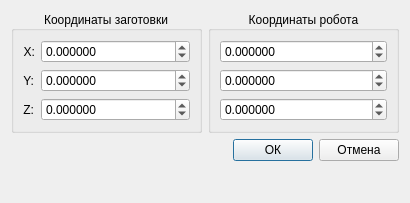
<?xml version="1.0" encoding="UTF-8"?>
<ui version="4.0">
 <class>CAddCalibPointDialog</class>
 <widget class="QDialog" name="CAddCalibPointDialog">
  <property name="geometry">
   <rect>
    <x>0</x>
    <y>0</y>
    <width>410</width>
    <height>203</height>
   </rect>
  </property>
  <property name="windowTitle">
   <string>Точка привязки</string>
  </property>
  <layout class="QVBoxLayout" name="verticalLayout">
   <item>
    <layout class="QHBoxLayout" name="horizontalLayout">
     <item>
      <widget class="QGroupBox" name="gbGlobal">
       <property name="title">
        <string>Координаты заготовки</string>
       </property>
       <property name="alignment">
        <set>Qt::AlignCenter</set>
       </property>
       <layout class="QGridLayout" name="gridLayout">
        <item row="1" column="0">
         <widget class="QLabel" name="labelY">
          <property name="sizePolicy">
           <sizepolicy hsizetype="Maximum" vsizetype="Preferred">
            <horstretch>0</horstretch>
            <verstretch>0</verstretch>
           </sizepolicy>
          </property>
          <property name="text">
           <string>Y:</string>
          </property>
          <property name="alignment">
           <set>Qt::AlignRight|Qt::AlignTrailing|Qt::AlignVCenter</set>
          </property>
         </widget>
        </item>
        <item row="2" column="0">
         <widget class="QLabel" name="labelZ">
          <property name="sizePolicy">
           <sizepolicy hsizetype="Maximum" vsizetype="Preferred">
            <horstretch>0</horstretch>
            <verstretch>0</verstretch>
           </sizepolicy>
          </property>
          <property name="text">
           <string>Z:</string>
          </property>
          <property name="alignment">
           <set>Qt::AlignRight|Qt::AlignTrailing|Qt::AlignVCenter</set>
          </property>
         </widget>
        </item>
        <item row="0" column="0">
         <widget class="QLabel" name="labelX">
          <property name="sizePolicy">
           <sizepolicy hsizetype="Maximum" vsizetype="Preferred">
            <horstretch>0</horstretch>
            <verstretch>0</verstretch>
           </sizepolicy>
          </property>
          <property name="text">
           <string>X:</string>
          </property>
          <property name="alignment">
           <set>Qt::AlignRight|Qt::AlignTrailing|Qt::AlignVCenter</set>
          </property>
         </widget>
        </item>
        <item row="0" column="1">
         <widget class="QDoubleSpinBox" name="dsbGlobalX">
          <property name="decimals">
           <number>6</number>
          </property>
          <property name="minimum">
           <double>-10000.000000000000000</double>
          </property>
          <property name="maximum">
           <double>10000.000000000000000</double>
          </property>
          <property name="singleStep">
           <double>1.000000000000000</double>
          </property>
         </widget>
        </item>
        <item row="1" column="1">
         <widget class="QDoubleSpinBox" name="dsbGlobalY">
          <property name="decimals">
           <number>6</number>
          </property>
          <property name="minimum">
           <double>-10000.000000000000000</double>
          </property>
          <property name="maximum">
           <double>10000.000000000000000</double>
          </property>
          <property name="singleStep">
           <double>1.000000000000000</double>
          </property>
         </widget>
        </item>
        <item row="2" column="1">
         <widget class="QDoubleSpinBox" name="dsbGlobalZ">
          <property name="decimals">
           <number>6</number>
          </property>
          <property name="minimum">
           <double>-10000.000000000000000</double>
          </property>
          <property name="maximum">
           <double>10000.000000000000000</double>
          </property>
          <property name="singleStep">
           <double>1.000000000000000</double>
          </property>
         </widget>
        </item>
       </layout>
      </widget>
     </item>
     <item>
      <widget class="QGroupBox" name="gbBot">
       <property name="title">
        <string>Координаты робота</string>
       </property>
       <property name="alignment">
        <set>Qt::AlignCenter</set>
       </property>
       <layout class="QGridLayout" name="gridLayout_2">
        <item row="0" column="0">
         <widget class="QDoubleSpinBox" name="dsbBotX">
          <property name="decimals">
           <number>6</number>
          </property>
          <property name="minimum">
           <double>-10000.000000000000000</double>
          </property>
          <property name="maximum">
           <double>10000.000000000000000</double>
          </property>
          <property name="singleStep">
           <double>1.000000000000000</double>
          </property>
         </widget>
        </item>
        <item row="1" column="0">
         <widget class="QDoubleSpinBox" name="dsbBotY">
          <property name="decimals">
           <number>6</number>
          </property>
          <property name="minimum">
           <double>-10000.000000000000000</double>
          </property>
          <property name="maximum">
           <double>10000.000000000000000</double>
          </property>
          <property name="singleStep">
           <double>1.000000000000000</double>
          </property>
         </widget>
        </item>
        <item row="2" column="0">
         <widget class="QDoubleSpinBox" name="dsbBotZ">
          <property name="decimals">
           <number>6</number>
          </property>
          <property name="minimum">
           <double>-10000.000000000000000</double>
          </property>
          <property name="maximum">
           <double>10000.000000000000000</double>
          </property>
          <property name="singleStep">
           <double>1.000000000000000</double>
          </property>
         </widget>
        </item>
       </layout>
      </widget>
     </item>
    </layout>
   </item>
   <item>
    <layout class="QHBoxLayout" name="horizontalLayout_3">
     <item>
      <spacer name="horizontalSpacer">
       <property name="orientation">
        <enum>Qt::Horizontal</enum>
       </property>
       <property name="sizeHint" stdset="0">
        <size>
         <width>40</width>
         <height>20</height>
        </size>
       </property>
      </spacer>
     </item>
     <item>
      <widget class="QPushButton" name="pbOk">
       <property name="text">
        <string>ОК</string>
       </property>
      </widget>
     </item>
     <item>
      <widget class="QPushButton" name="pbCancel">
       <property name="text">
        <string>Отмена</string>
       </property>
      </widget>
     </item>
    </layout>
   </item>
   <item>
    <spacer name="verticalSpacer">
     <property name="orientation">
      <enum>Qt::Vertical</enum>
     </property>
     <property name="sizeHint" stdset="0">
      <size>
       <width>20</width>
       <height>40</height>
      </size>
     </property>
    </spacer>
   </item>
  </layout>
 </widget>
 <resources/>
 <connections/>
</ui>
